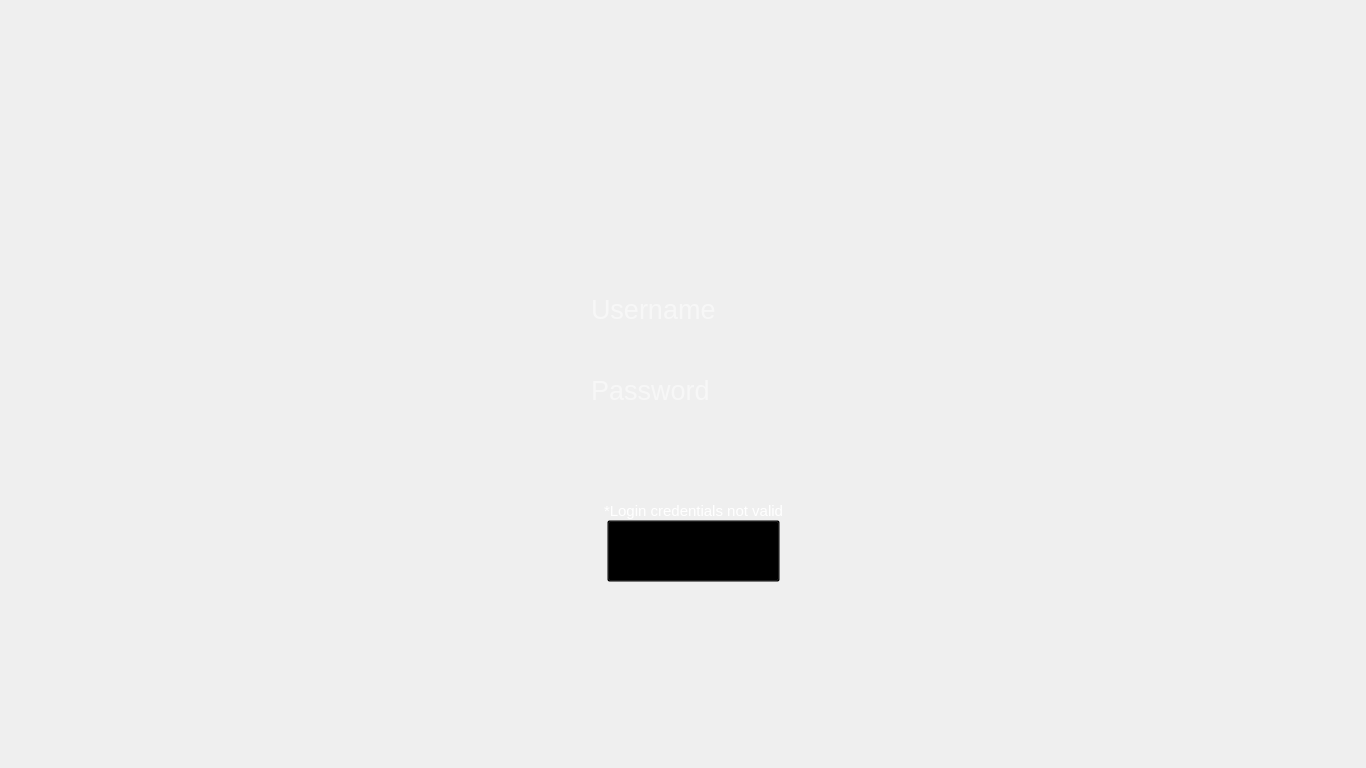
   <widget class="QFrame" name="loginFrame">
    <property name="enabled">
     <bool>true</bool>
    </property>
    <property name="geometry">
     <rect>
      <x>0</x>
      <y>0</y>
      <width>1366</width>
      <height>768</height>
     </rect>
    </property>
    <property name="frameShape">
     <enum>QFrame::NoFrame</enum>
    </property>
    <property name="frameShadow">
     <enum>QFrame::Raised</enum>
    </property>
    <property name="lineWidth">
     <number>-1</number>
    </property>
    <widget class="QLabel" name="loginImg">
     <property name="geometry">
      <rect>
       <x>422</x>
       <y>70</y>
       <width>544</width>
       <height>617</height>
      </rect>
     </property>
     <property name="maximumSize">
      <size>
       <width>762</width>
       <height>864</height>
      </size>
     </property>
     <property name="styleSheet">
      <string notr="true">border-image: url(:/res/img/LoginMenu.svg);</string>
     </property>
     <property name="lineWidth">
      <number>0</number>
     </property>
     <property name="text">
      <string/>
     </property>
     <property name="scaledContents">
      <bool>false</bool>
     </property>
    </widget>
    <widget class="QLineEdit" name="Username">
     <property name="geometry">
      <rect>
       <x>589</x>
       <y>281</y>
       <width>278</width>
       <height>56</height>
      </rect>
     </property>
     <property name="sizePolicy">
      <sizepolicy hsizetype="Preferred" vsizetype="Preferred">
       <horstretch>0</horstretch>
       <verstretch>0</verstretch>
      </sizepolicy>
     </property>
     <property name="maximumSize">
      <size>
       <width>390</width>
       <height>79</height>
      </size>
     </property>
     <property name="font">
      <font>
       <pointsize>20</pointsize>
      </font>
     </property>
     <property name="styleSheet">
      <string notr="true">QLineEdit{color:white;}
QLineEdit{ background-color: rgba(0, 0, 0, 0);}
</string>
     </property>
     <property name="frame">
      <bool>false</bool>
     </property>
     <property name="placeholderText">
      <string>Username</string>
     </property>
    </widget>
    <widget class="QLineEdit" name="Password">
     <property name="geometry">
      <rect>
       <x>589</x>
       <y>362</y>
       <width>278</width>
       <height>56</height>
      </rect>
     </property>
     <property name="sizePolicy">
      <sizepolicy hsizetype="Preferred" vsizetype="Preferred">
       <horstretch>0</horstretch>
       <verstretch>0</verstretch>
      </sizepolicy>
     </property>
     <property name="maximumSize">
      <size>
       <width>390</width>
       <height>79</height>
      </size>
     </property>
     <property name="font">
      <font>
       <pointsize>20</pointsize>
      </font>
     </property>
     <property name="styleSheet">
      <string notr="true">QLineEdit{color:white;}
QLineEdit{ background-color: rgba(0, 0, 0, 0);}</string>
     </property>
     <property name="frame">
      <bool>false</bool>
     </property>
     <property name="echoMode">
      <enum>QLineEdit::Password</enum>
     </property>
     <property name="placeholderText">
      <string>Password</string>
     </property>
    </widget>
    <widget class="QLabel" name="loginError">
     <property name="enabled">
      <bool>true</bool>
     </property>
     <property name="geometry">
      <rect>
       <x>604</x>
       <y>500</y>
       <width>180</width>
       <height>22</height>
      </rect>
     </property>
     <property name="maximumSize">
      <size>
       <width>252</width>
       <height>31</height>
      </size>
     </property>
     <property name="font">
      <font>
       <pointsize>11</pointsize>
      </font>
     </property>
     <property name="styleSheet">
      <string notr="true">QLabel{ color:white; }</string>
     </property>
     <property name="text">
      <string>*Login credentials not valid</string>
     </property>
     <property name="scaledContents">
      <bool>false</bool>
     </property>
    </widget>
    <widget class="QPushButton" name="loginButton">
     <property name="geometry">
      <rect>
       <x>607</x>
       <y>520</y>
       <width>173</width>
       <height>62</height>
      </rect>
     </property>
     <property name="sizePolicy">
      <sizepolicy hsizetype="Preferred" vsizetype="Preferred">
       <horstretch>0</horstretch>
       <verstretch>0</verstretch>
      </sizepolicy>
     </property>
     <property name="maximumSize">
      <size>
       <width>243</width>
       <height>88</height>
      </size>
     </property>
     <property name="autoFillBackground">
      <bool>false</bool>
     </property>
     <property name="styleSheet">
      <string notr="true">QPushButton{border-image: url(:/res/img/LoginButtonNormal.svg) }
QPushButton:pressed{border-image: url(:/res/img/LoginButtonClicked.svg) }
QPushButton:hover:hover{border-image: url(:/res/img/LoginButtonHover.svg) }
QPushButton:hover:pressed{border-image: url(:/res/img/LoginButtonClicked.svg) }
QPushButton{background-color:rgba(0, 0, 0, 0)}</string>
     </property>
     <property name="iconSize">
      <size>
       <width>173</width>
       <height>62</height>
      </size>
     </property>
     <property name="autoRepeat">
      <bool>false</bool>
     </property>
    </widget>
   </widget>
